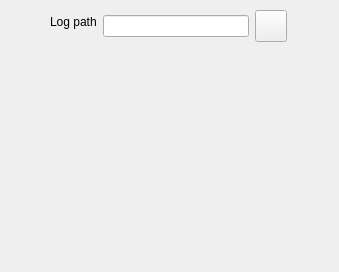
<?xml version="1.0" encoding="UTF-8"?>
<ui version="4.0">
 <class>settingsTab</class>
 <widget class="QWidget" name="settingsTab">
  <property name="geometry">
   <rect>
    <x>0</x>
    <y>0</y>
    <width>339</width>
    <height>272</height>
   </rect>
  </property>
  <property name="windowTitle">
   <string>Form</string>
  </property>
  <widget class="QWidget" name="">
   <property name="geometry">
    <rect>
     <x>50</x>
     <y>10</y>
     <width>237</width>
     <height>41</height>
    </rect>
   </property>
   <layout class="QFormLayout" name="formLayout">
    <item row="0" column="0">
     <widget class="QLabel" name="label">
      <property name="text">
       <string>Log path</string>
      </property>
     </widget>
    </item>
    <item row="0" column="1">
     <layout class="QHBoxLayout" name="horizontalLayout">
      <item>
       <widget class="QLineEdit" name="logPath"/>
      </item>
      <item>
       <widget class="QPushButton" name="selectLogPath">
        <property name="sizePolicy">
         <sizepolicy hsizetype="Fixed" vsizetype="Fixed">
          <horstretch>0</horstretch>
          <verstretch>0</verstretch>
         </sizepolicy>
        </property>
        <property name="minimumSize">
         <size>
          <width>32</width>
          <height>32</height>
         </size>
        </property>
        <property name="maximumSize">
         <size>
          <width>32</width>
          <height>32</height>
         </size>
        </property>
        <property name="text">
         <string/>
        </property>
        <property name="flat">
         <bool>false</bool>
        </property>
       </widget>
      </item>
     </layout>
    </item>
   </layout>
  </widget>
 </widget>
 <resources/>
 <connections/>
</ui>
